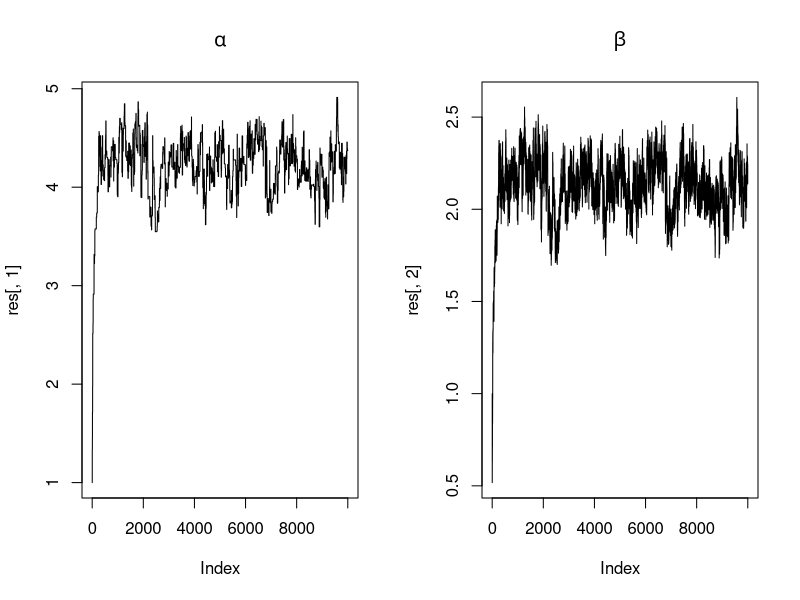
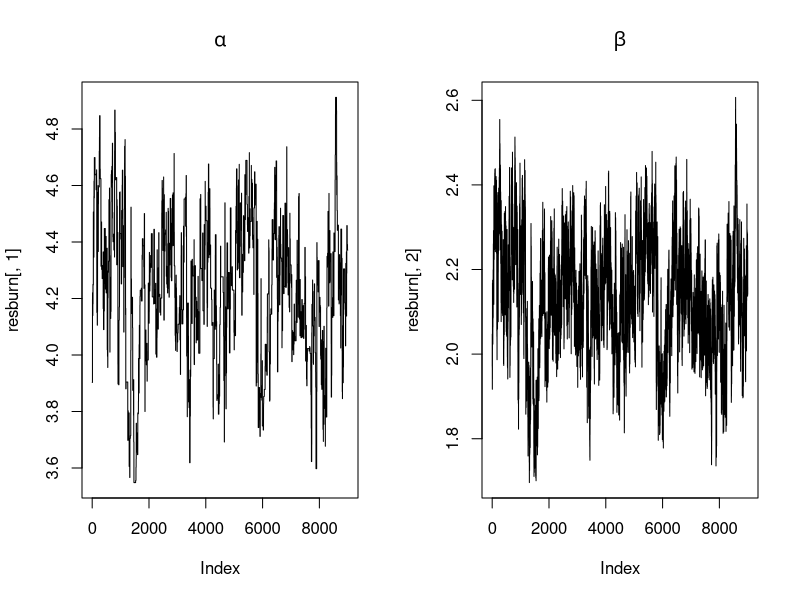
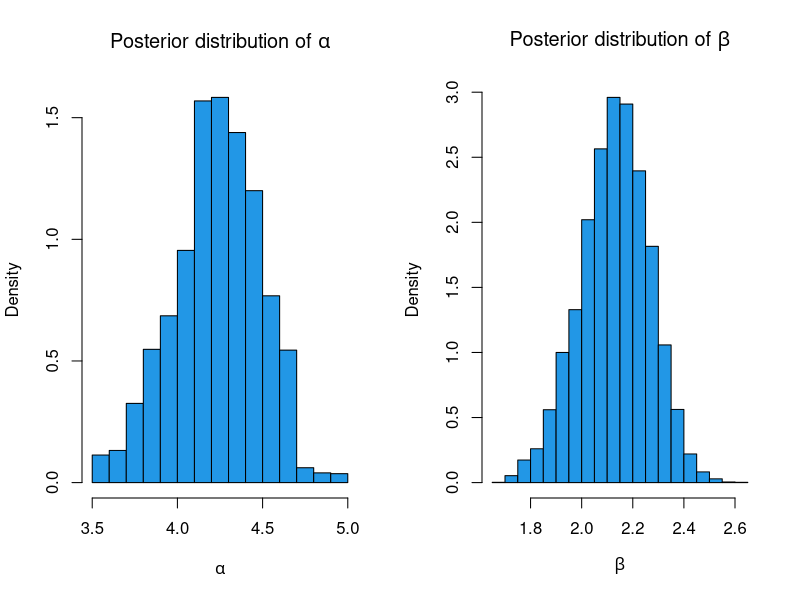
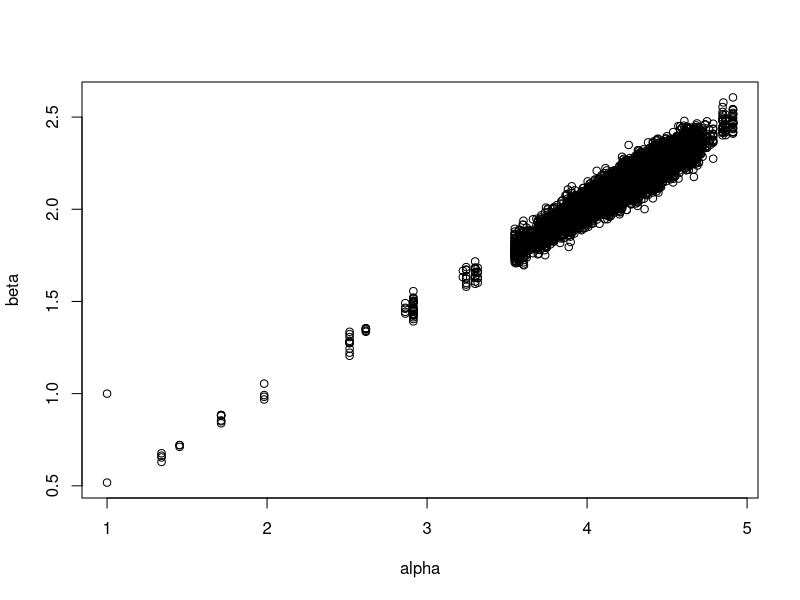

Source code (R) for these figures, in order:
## to easily calc the density of the gamma dist...
log.gamma.density <- function(theta, lambda, nu) {
  
  out <- (lambda-1)*log(theta) - theta*nu
  return(out)
}
##
##
## MCMC loop - alpha from MH, beta from gibbs
##
mcmc <- function(y, iter, sigma.rw, lambda.alpha, lambda.beta, nu.alpha, nu.beta) {
  
  # find n from the data (ie the number of observations)
  n <- length(y)
  
  # compute the sum of the observations and the sum of the log of the observations
  sum.y <- sum(y)
  sum.log.y <- sum(log(y))
  
  # first create a table which will store the samples; first column will be alpha, second will be beta
  out <- matrix(NA, nrow=iter, ncol=2)
  
  # initial values
  alpha.cur <- 1
  beta.cur <- 1
  out[1,] <- c(alpha.cur, beta.cur)
  
  # mcmc loop starts here
  for (i in 2:iter) {
    
    ###############
    # update alpha (assume beta is fixed)
    ###############
    
    # propose a new value for alpha
    alpha.can <- rnorm(1, alpha.cur, sigma.rw)
    
    # if it is negative reject straight away else compute the M-H ratio
    if (alpha.can > 0) {
      
      # evaluate the loglikelihood at the current values of alpha.
      loglik.cur <- n*alpha.cur*log(beta.cur) - n*lgamma(alpha.cur) + (alpha.cur-1)*sum.log.y 
      
      # compute the log-likelihood at the candidate value of alpha
      loglik.can <- n*alpha.can*log(beta.cur) - n*lgamma(alpha.can) + (alpha.can-1)*sum.log.y 
      
      
      # log prior densities
      log.prior.alpha.cur <- log.gamma.density(alpha.cur, lambda.alpha, nu.alpha)
      log.prior.alpha.can <- log.gamma.density(alpha.can, lambda.alpha, nu.alpha)
      
      logpi.cur <- loglik.cur + log.prior.alpha.cur
      logpi.can <- loglik.can + log.prior.alpha.can
      
      # M-H ratio
      
      # draw from a U(0,1)
      u <- runif(1)
      
      if (log(u) < logpi.can - logpi.cur) {
        alpha.cur <- alpha.can
      }
    }
    
    ###############
    # update beta
    ###############
    
    beta.cur <- rgamma(1, alpha.cur*n + lambda.beta, rate = sum.y + nu.beta)  
    
    # store the samples
    out[i,] <- c(alpha.cur, beta.cur)
    
  }
  
  return(out)
}

##'
##'Generate some data
set.seed(05081991)
data <- rgamma(500, 4, 2)
## run mcmc
res <- mcmc(y = data, iter = 10000, sigma.rw = 1, lambda.alpha = 1, lambda.beta = 1, nu.alpha = 1e-4, nu.beta = 1e-4)
## plot traces
par(mfrow=c(1,2))
plot(res[,1],type='l', main=expression(paste(alpha)))
plot(res[,2],type='l', main=expression(paste(beta)))

## burnin 1000 and plot hist
burnin <- 1000
resburn <- res[-c(1:burnin),]
plot(resburn[,1],type='l', main=expression(paste(alpha)))
plot(resburn[,2],type='l', main=expression(paste(beta)))
hist(resburn[,1], prob=TRUE, col=4, xlab=expression(paste(alpha)), main=expression(paste("Posterior distribution of ", alpha)))
hist(resburn[,2], prob=TRUE, col =4, xlab=expression(paste(beta)), main=expression(paste("Posterior distribution of ", beta)))

## joint dist of parameters
par(mfrow=c(1,1))
plot(res, xlab=paste(expression(alpha)), ylab=paste(expression(beta)))
